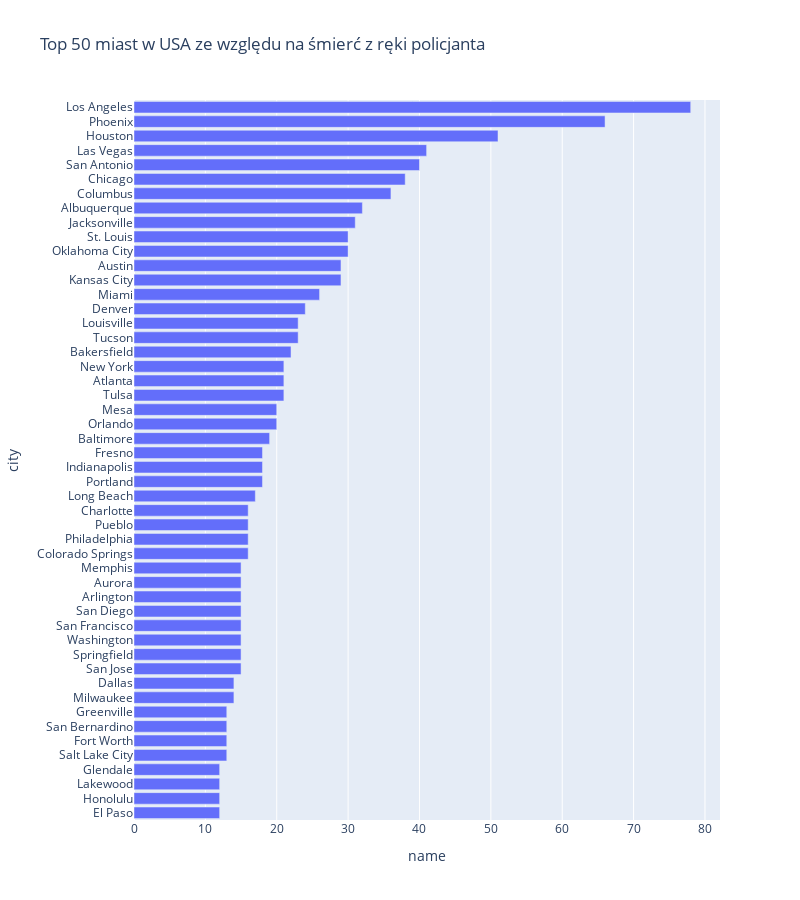

Notebook code for this chart:
### Code cell
city = df.groupby('city')['name'].count().reset_index().sort_values('name', ascending=True).tail(50)

fig = px.bar(
    city, 
    x="name", 
    y="city", 
    orientation='h',
    title="Top 50 miast w USA ze względu na śmierć z ręki policjanta", 
    width=800, 
    height=900
)

fig.show()

### Figure 1 — Plotly figure (JSON) as saved in the notebook; plotly's stock layout.template omitted (floating-point values rounded to 4 significant figures)
{"data": [{"alignmentgroup": "True", "hovertemplate": "name=%{x}<br>city=%{y}<extra></extra>", "legendgroup": "", "marker": {"color": "#636efa"}, "name": "", "offsetgroup": "", "orientation": "h", "showlegend": false, "textposition": "auto", "type": "bar", "x": [12, 12, 12, 12, 13, 13, 13, 13, 14, 14, 15, 15, 15, 15, 15, 15, 15, 15, 16, 16, 16, 16, 17, 18, 18, 18, 19, 20, 20, 21, 21, 21, 22, 23, 23, 24, 26, 29, 29, 30, 30, 31, 32, 36, 38, 40, 41, 51, 66, 78], "xaxis": "x", "y": ["El Paso", "Honolulu", "Lakewood", "Glendale", "Salt Lake City", "Fort Worth", "San Bernardino", "Greenville", "Milwaukee", "Dallas", "San Jose", "Springfield", "Washington", "San Francisco", "San Diego", "Arlington", "Aurora", "Memphis", "Colorado Springs", "Philadelphia", "Pueblo", "Charlotte", "Long Beach", "Portland", "Indianapolis", "Fresno", "Baltimore", "Orlando", "Mesa", "Tulsa", "Atlanta", "New York", "Bakersfield", "Tucson", "Louisville", "Denver", "Miami", "Kansas City", "Austin", "Oklahoma City", "St. Louis", "Jacksonville", "Albuquerque", "Columbus", "Chicago", "San Antonio", "Las Vegas", "Houston", "Phoenix", "Los Angeles"], "yaxis": "y"}], "layout": {"barmode": "relative", "height": 900, "legend": {"tracegroupgap": 0}, "title": {"text": "Top 50 miast w USA ze względu na śmierć z ręki policjanta"}, "width": 800, "xaxis": {"anchor": "y", "domain": [0, 1], "title": {"text": "name"}}, "yaxis": {"anchor": "x", "domain": [0, 1], "title": {"text": "city"}}}}
